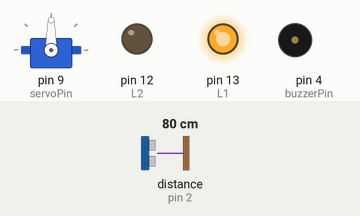
This sketch was run on a simulated Arduino Uno, built with avr-gcc and run on an emulated ATmega328P. Shown: servo, output pins drawn as LEDs (lit = HIGH), buzzer (waves = sounding). Wiring (inferred from the names in the program): ultrasonic range finder: trigger pin 3; echo pin 2. Inputs (shaded band) come from the test bench; at power-on: distance to the obstacle (sensor on pin 2) 80 cm. The echo pulse lasts 58.3 µs per cm; pins used as bus, display or sensor lines are not drawn.

Above: at 1.2 s.
1.3 s: distance to the obstacle (sensor on pin 2) set to 24 cm
2.8 s: distance to the obstacle (sensor on pin 2) set to 20 cm
At 3.7 s:
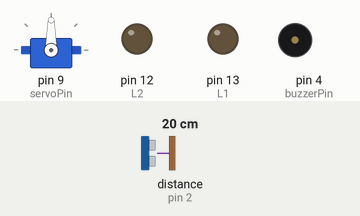
At 5.5 s:
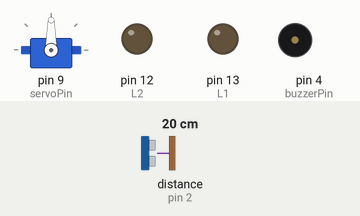
Timing chart, 0 to 11.8 s (numbered marks = the images above; inputs shaded):
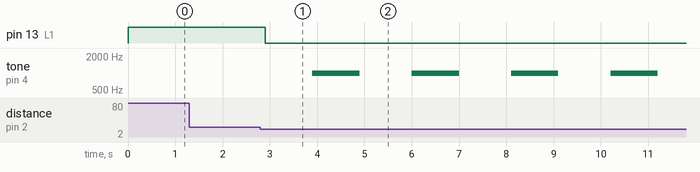

Measured:
- the behaviour switches between 22 and 21 cm on distance to the obstacle (sensor on pin 2) (found by bisection; images 0 and 1)
- after the input at 1.3 s, every drawn part: stays the same
- after the input at 2.8 s, pin 13 (L1): HIGH → LOW after 0.10 s; tone on pin 4 (buzzerPin): alternates 1000 Hz for 1.0 s and silent for 1.1 s, starting after 1.1 s

The sketch:

AICar.ino
```cpp
#include <Servo.h>

// Motor Pins
const int L1 = 13; // Left Motor Forward
const int L2 = 12; // Left Motor Backward
const int R1 = 11; // Right Motor Forward
const int R2 = 10; // Right Motor Backward

// Ultrasonic Sensor Pins
const int trigPin = 3;
const int echoPin = 2;

// Buzzer Pin
const int buzzerPin = 4;

// Servo Pin
const int servoPin = 9;
Servo neckServo;

// Variables for ultrasonic sensor
long duration;
int distance;

void setup() {
  // Motor pins setup
  pinMode(L1, OUTPUT);
  pinMode(L2, OUTPUT);
  pinMode(R1, OUTPUT);
  pinMode(R2, OUTPUT);

  // Ultrasonic sensor pins setup
  pinMode(trigPin, OUTPUT);
  pinMode(echoPin, INPUT);

  // Buzzer pin setup
  pinMode(buzzerPin, OUTPUT);

  // Servo setup
  neckServo.attach(servoPin);
  neckServo.write(90); // Center the servo

  Serial.begin(9600);
}

void loop() {
  // Get distance from ultrasonic sensor
  distance = getDistance();

  if (distance > 20) {
    moveForward();
    neckServo.write(90); // Look straight ahead
  } else {
    stopMotors();
    delay(500);
    turnLeft();
    tone(buzzerPin, 1000); // Beep the buzzer
    delay(1000);
    noTone(buzzerPin); // Stop the buzzer
  }

  delay(100);
}

void moveForward() {
  digitalWrite(L1, HIGH);
  digitalWrite(L2, LOW);
  digitalWrite(R1, HIGH);
  digitalWrite(R2, LOW);
}

void stopMotors() {
  digitalWrite(L1, LOW);
  digitalWrite(L2, LOW);
  digitalWrite(R1, LOW);
  digitalWrite(R2, LOW);
}

void turnLeft() {
  digitalWrite(L1, LOW);
  digitalWrite(L2, LOW);
  digitalWrite(R1, HIGH);
  digitalWrite(R2, LOW);
  delay(500); // Adjust the delay to control the turning angle
  stopMotors();
}

int getDistance() {
  // Clear the trigPin
  digitalWrite(trigPin, LOW);
  delayMicroseconds(2);

  // Set the trigPin HIGH
  digitalWrite(trigPin, HIGH);
  delayMicroseconds(10);
  digitalWrite(trigPin, LOW);

  // Read the echoPin
  duration = pulseIn(echoPin, HIGH);

  // Calculate the distance
  return duration * 0.034 / 2; // Distance in cm
}
```
